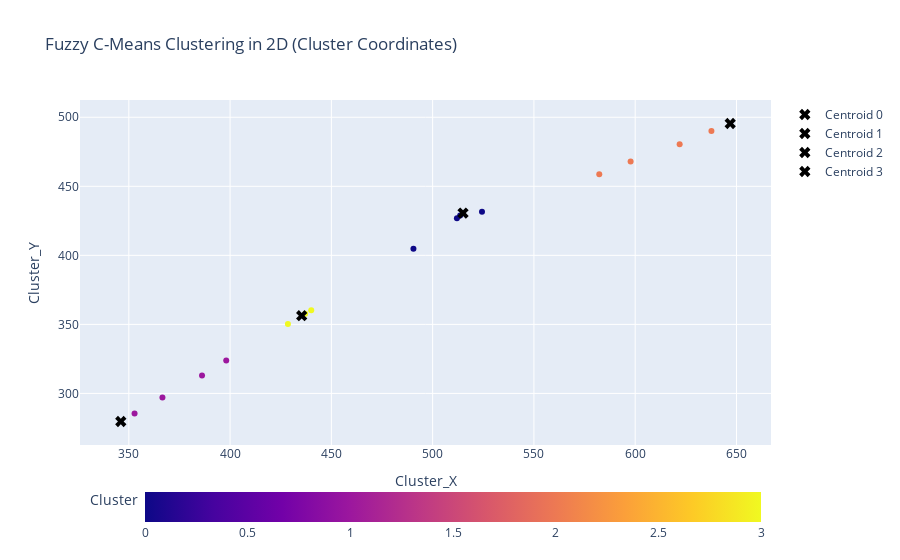
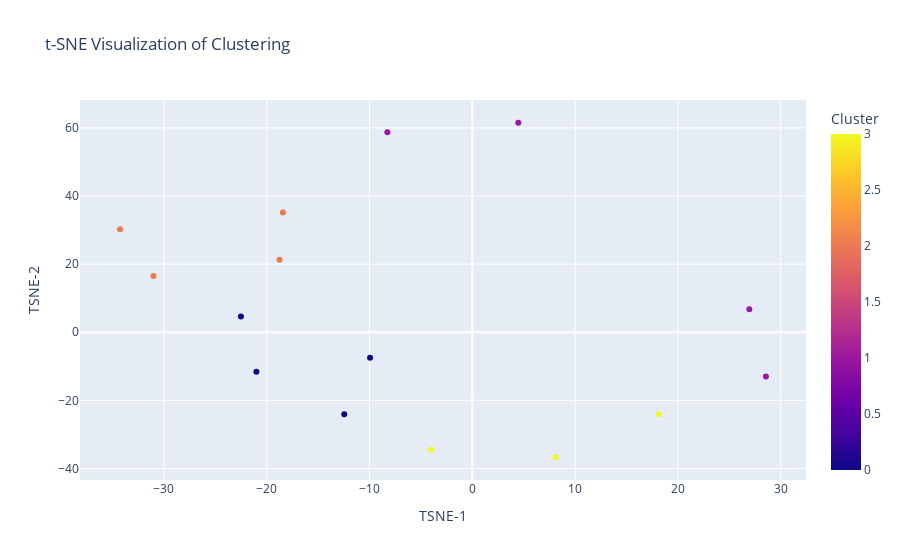

Notebook cell for these charts, in order:
### Code cell
import numpy as np
import pandas as pd
import skfuzzy as fuzz
from sklearn.manifold import TSNE
import plotly.graph_objs as go
import plotly.express as px
from IPython.display import display

# Data untuk klasterisasi: mendefinisikan data yang akan digunakan dalam bentuk dictionary
data = {
    "Obat": ["Parasetamol", "Amoksisilin", "Vitamin C", "Ibuprofen", "Metformin", "Losartan", 
             "Amlodipin", "Simvastatin", "Aspirin", "Omeprazole", "Cefadroxil", "Dexamethasone", 
             "Azitromisin", "Ketorolac", "Furosemide"],
    "Stok Awal": [500, 300, 600, 700, 400, 350, 450, 500, 650, 550, 600, 500, 450, 400, 350],
    "Permintaan Puskesmas": [400, 200, 450, 500, 350, 300, 380, 420, 520, 460, 480, 430, 350, 300, 300],
    "Pemakaian": [350, 180, 400, 450, 300, 270, 320, 400, 470, 420, 450, 390, 330, 270, 290],
    "Sisa Stok": [150, 120, 200, 250, 100, 80, 130, 100, 180, 130, 150, 110, 120, 130, 60]
}

# Mengonversi data dictionary menjadi DataFrame
df = pd.DataFrame(data)

print("Data Obat")

display(df)

# Menyiapkan data untuk klasterisasi Fuzzy C-Means
# Menggabungkan data 'Stok Awal', 'Permintaan Puskesmas', 'Pemakaian', dan 'Sisa Stok' ke dalam satu array
data_for_clustering = np.vstack((df['Stok Awal'], df['Permintaan Puskesmas'], df['Pemakaian'], df['Sisa Stok'])).T

# Menerapkan algoritma Fuzzy C-Means untuk klasterisasi dengan 5 klaster
n_clusters = 4
cntr, u, u0, d, jm, p, fpc = fuzz.cluster.cmeans(
    data_for_clustering.T, n_clusters, 2, error=0.005, maxiter=1000, init=None)

# Menentukan keanggotaan klaster untuk setiap titik data berdasarkan nilai keanggotaan terbesar
cluster_membership = np.argmax(u, axis=0)

# Menghitung koordinat klaster (sumbu X dan Y) menggunakan nilai keanggotaan klaster
cluster_x = u.T @ cntr[:, 0]
cluster_y = u.T @ cntr[:, 1]

# Menambahkan informasi klaster dan koordinat ke DataFrame
df['Cluster'] = cluster_membership
df['Cluster_X'] = cluster_x
df['Cluster_Y'] = cluster_y

# Melakukan reduksi dimensi dengan t-SNE menjadi 2 dimensi untuk visualisasi
tsne = TSNE(n_components=2, perplexity=5, n_iter=300, random_state=0)
tsne_results = tsne.fit_transform(data_for_clustering)

# Menambahkan hasil t-SNE (2D) ke DataFrame
df['TSNE-1'] = tsne_results[:, 0]
df['TSNE-2'] = tsne_results[:, 1]

# Membuat scatter plot 2D menggunakan Plotly untuk visualisasi klaster Fuzzy C-Means
fig_fuzzy = px.scatter(df, x='Cluster_X', y='Cluster_Y', color='Cluster',
                       hover_data=['Obat', 'Pemakaian', 'Sisa Stok'],
                       title="Fuzzy C-Means Clustering in 2D (Cluster Coordinates)")

# Memindahkan skala warna (color bar) ke bawah plot
fig_fuzzy.update_layout(coloraxis_colorbar=dict(
    orientation="h",
    yanchor="bottom",
    y=-0.3,  # Memindahkan color bar ke bawah plot
    xanchor="center",
    x=0.5  # Menempatkan color bar di tengah
))

# Menambahkan centroid ke plot sebagai tanda 'x' hitam besar
for i, center in enumerate(cntr):
    fig_fuzzy.add_trace(go.Scatter(x=[center[0]], y=[center[1]], 
                                   mode='markers', marker=dict(size=10, color='black', symbol='x'),
                                   name=f'Centroid {i}'))

# Menampilkan plot hasil klasterisasi Fuzzy C-Means
print("Hasil TSNE")
fig_fuzzy.show()

# Membuat scatter plot 2D menggunakan t-SNE untuk visualisasi klaster
fig_tsne = px.scatter(df, x='TSNE-1', y='TSNE-2', color='Cluster',
                      hover_data=['Obat', 'Stok Awal', 'Permintaan Puskesmas', 'Pemakaian', 'Sisa Stok'],
                      title="t-SNE Visualization of Clustering")

# Menampilkan plot hasil t-SNE
print("Hasil TSNE")
fig_tsne.show()

# Menampilkan tabel hasil klasterisasi dengan koordinat klaster dan hasil t-SNE
df_results = df[['Obat', 'Stok Awal', 'Permintaan Puskesmas', 'Pemakaian', 'Sisa Stok', 
                 'Cluster', 'Cluster_X', 'Cluster_Y', 'TSNE-1', 'TSNE-2']]

# Menampilkan DataFrame dengan hasil klasterisasi dan t-SNE
print("Hasil Klasterisasi Fuzzy C-Means")
display(df_results)

### Figure 1 — Plotly figure (JSON) as saved in the notebook; plotly's stock layout.template omitted (floating-point values rounded to 4 significant figures)
{"data": [{"customdata": [["Parasetamol", 350, 150], ["Amoksisilin", 180, 120], ["Vitamin C", 400, 200], ["Ibuprofen", 450, 250], ["Metformin", 300, 100], ["Losartan", 270, 80], ["Amlodipin", 320, 130], ["Simvastatin", 400, 100], ["Aspirin", 470, 180], ["Omeprazole", 420, 130], ["Cefadroxil", 450, 150], ["Dexamethasone", 390, 110], ["Azitromisin", 330, 120], ["Ketorolac", 270, 130], ["Furosemide", 290, 60]], "hovertemplate": "Cluster_X=%{x}<br>Cluster_Y=%{y}<br>Obat=%{customdata[0]}<br>Pemakaian=%{customdata[1]}<br>Sisa Stok=%{customdata[2]}<br>Cluster=%{marker.color}<extra></extra>", "legendgroup": "", "marker": {"color": [0, 1, 2, 2, 3, 1, 3, 0, 2, 0, 2, 0, 3, 1, 1], "coloraxis": "coloraxis", "symbol": "circle"}, "mode": "markers", "name": "", "orientation": "v", "showlegend": false, "type": "scatter", "x": [490.5, 386.1, 582.3, 621.9, 428.5, 352.8, 440.1, 512.0, 637.6, 524.4, 597.7, 513.6, 437.1, 398.1, 366.6], "xaxis": "x", "y": [404.8, 312.9, 458.7, 480.5, 350.2, 285.4, 360.2, 426.8, 490.1, 431.6, 468.0, 428.8, 357.7, 323.8, 297.0], "yaxis": "y"}, {"marker": {"color": "black", "size": 10, "symbol": "x"}, "mode": "markers", "name": "Centroid 0", "type": "scatter", "x": [515.0], "y": [430.6]}, {"marker": {"color": "black", "size": 10, "symbol": "x"}, "mode": "markers", "name": "Centroid 1", "type": "scatter", "x": [346.0], "y": [279.7]}, {"marker": {"color": "black", "size": 10, "symbol": "x"}, "mode": "markers", "name": "Centroid 2", "type": "scatter", "x": [646.9], "y": [495.5]}, {"marker": {"color": "black", "size": 10, "symbol": "x"}, "mode": "markers", "name": "Centroid 3", "type": "scatter", "x": [435.3], "y": [356.3]}], "layout": {"coloraxis": {"colorbar": {"orientation": "h", "title": {"text": "Cluster"}, "x": 0.5, "xanchor": "center", "y": -0.3, "yanchor": "bottom"}, "colorscale": [[0, "#0d0887"], [0.1111, "#46039f"], [0.2222, "#7201a8"], [0.3333, "#9c179e"], [0.4444, "#bd3786"], [0.5556, "#d8576b"], [0.6667, "#ed7953"], [0.7778, "#fb9f3a"], [0.8889, "#fdca26"], [1, "#f0f921"]]}, "legend": {"tracegroupgap": 0}, "title": {"text": "Fuzzy C-Means Clustering in 2D (Cluster Coordinates)"}, "xaxis": {"anchor": "y", "domain": [0, 1], "title": {"text": "Cluster_X"}}, "yaxis": {"anchor": "x", "domain": [0, 1], "title": {"text": "Cluster_Y"}}}}

### Figure 2 — Plotly figure (JSON) as saved in the notebook; plotly's stock layout.template omitted (floating-point values rounded to 4 significant figures)
{"data": [{"customdata": [["Parasetamol", 500, 400, 350, 150], ["Amoksisilin", 300, 200, 180, 120], ["Vitamin C", 600, 450, 400, 200], ["Ibuprofen", 700, 500, 450, 250], ["Metformin", 400, 350, 300, 100], ["Losartan", 350, 300, 270, 80], ["Amlodipin", 450, 380, 320, 130], ["Simvastatin", 500, 420, 400, 100], ["Aspirin", 650, 520, 470, 180], ["Omeprazole", 550, 460, 420, 130], ["Cefadroxil", 600, 480, 450, 150], ["Dexamethasone", 500, 430, 390, 110], ["Azitromisin", 450, 350, 330, 120], ["Ketorolac", 400, 300, 270, 130], ["Furosemide", 350, 300, 290, 60]], "hovertemplate": "TSNE-1=%{x}<br>TSNE-2=%{y}<br>Obat=%{customdata[0]}<br>Stok Awal=%{customdata[1]}<br>Permintaan Puskesmas=%{customdata[2]}<br>Pemakaian=%{customdata[3]}<br>Sisa Stok=%{customdata[4]}<br>Cluster=%{marker.color}<extra></extra>", "legendgroup": "", "marker": {"color": [0, 1, 2, 2, 3, 1, 3, 0, 2, 0, 2, 0, 3, 1, 1], "coloraxis": "coloraxis", "symbol": "circle"}, "mode": "markers", "name": "", "orientation": "v", "showlegend": false, "type": "scatter", "x": [-12.45, 4.478, -18.76, -18.43, 18.14, -8.263, -4.016, -9.948, -34.27, -22.51, -31.02, -21.0, 8.102, 28.57, 26.95], "xaxis": "x", "y": [-24.08, 61.5, 21.31, 35.16, -24.05, 58.72, -34.48, -7.498, 30.24, 4.634, 16.53, -11.58, -36.68, -12.96, 6.764], "yaxis": "y"}], "layout": {"coloraxis": {"colorbar": {"title": {"text": "Cluster"}}, "colorscale": [[0, "#0d0887"], [0.1111, "#46039f"], [0.2222, "#7201a8"], [0.3333, "#9c179e"], [0.4444, "#bd3786"], [0.5556, "#d8576b"], [0.6667, "#ed7953"], [0.7778, "#fb9f3a"], [0.8889, "#fdca26"], [1, "#f0f921"]]}, "legend": {"tracegroupgap": 0}, "title": {"text": "t-SNE Visualization of Clustering"}, "xaxis": {"anchor": "y", "domain": [0, 1], "title": {"text": "TSNE-1"}}, "yaxis": {"anchor": "x", "domain": [0, 1], "title": {"text": "TSNE-2"}}}}
